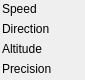
<?xml version="1.0" encoding="UTF-8"?>
<ui version="4.0">
 <class>GpsInfoPlugin</class>
 <widget class="QWidget" name="GpsInfoPlugin">
  <property name="enabled">
   <bool>true</bool>
  </property>
  <property name="geometry">
   <rect>
    <x>0</x>
    <y>0</y>
    <width>85</width>
    <height>80</height>
   </rect>
  </property>
  <property name="sizePolicy">
   <sizepolicy hsizetype="Expanding" vsizetype="Expanding">
    <horstretch>0</horstretch>
    <verstretch>0</verstretch>
   </sizepolicy>
  </property>
  <layout class="QFormLayout" name="formLayout">
   <property name="margin">
    <number>2</number>
   </property>
   <item row="0" column="0">
    <widget class="QLabel" name="Speed">
     <property name="text">
      <string>Speed</string>
     </property>
    </widget>
   </item>
   <item row="0" column="1">
    <widget class="QLabel" name="SpeedValue">
     <property name="text">
      <string/>
     </property>
    </widget>
   </item>
   <item row="1" column="0">
    <widget class="QLabel" name="Direction">
     <property name="text">
      <string>Direction</string>
     </property>
    </widget>
   </item>
   <item row="1" column="1">
    <widget class="QLabel" name="DirectionValue">
     <property name="text">
      <string/>
     </property>
    </widget>
   </item>
   <item row="2" column="0">
    <widget class="QLabel" name="Altitude">
     <property name="text">
      <string>Altitude</string>
     </property>
    </widget>
   </item>
   <item row="2" column="1">
    <widget class="QLabel" name="AltitudeValue">
     <property name="text">
      <string/>
     </property>
    </widget>
   </item>
   <item row="3" column="0">
    <widget class="QLabel" name="Precision">
     <property name="text">
      <string>Precision</string>
     </property>
    </widget>
   </item>
   <item row="3" column="1">
    <widget class="QLabel" name="PrecisionValue">
     <property name="text">
      <string/>
     </property>
    </widget>
   </item>
  </layout>
 </widget>
 <resources/>
 <connections/>
</ui>
